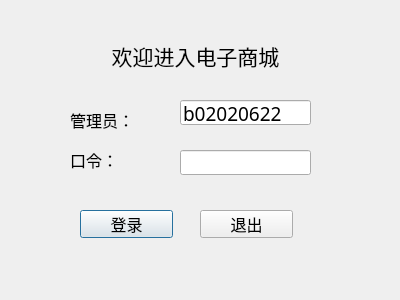
<?xml version="1.0" encoding="UTF-8"?>
<ui version="4.0">
 <class>LoginDialog</class>
 <widget class="QDialog" name="LoginDialog">
  <property name="geometry">
   <rect>
    <x>0</x>
    <y>0</y>
    <width>400</width>
    <height>300</height>
   </rect>
  </property>
  <property name="windowTitle">
   <string>Dialog</string>
  </property>
  <widget class="QLabel" name="label">
   <property name="geometry">
    <rect>
     <x>70</x>
     <y>110</y>
     <width>80</width>
     <height>20</height>
    </rect>
   </property>
   <property name="font">
    <font>
     <family>微软雅黑</family>
     <pointsize>12</pointsize>
    </font>
   </property>
   <property name="text">
    <string>管理员：</string>
   </property>
  </widget>
  <widget class="QLabel" name="label_2">
   <property name="geometry">
    <rect>
     <x>70</x>
     <y>150</y>
     <width>80</width>
     <height>20</height>
    </rect>
   </property>
   <property name="font">
    <font>
     <family>微软雅黑</family>
     <pointsize>12</pointsize>
    </font>
   </property>
   <property name="text">
    <string>口令：</string>
   </property>
  </widget>
  <widget class="QLabel" name="label_3">
   <property name="geometry">
    <rect>
     <x>50</x>
     <y>40</y>
     <width>291</width>
     <height>31</height>
    </rect>
   </property>
   <property name="font">
    <font>
     <family>微软雅黑</family>
     <pointsize>16</pointsize>
    </font>
   </property>
   <property name="text">
    <string>欢迎进入电子商城</string>
   </property>
   <property name="alignment">
    <set>Qt::AlignCenter</set>
   </property>
  </widget>
  <widget class="QLineEdit" name="adminLineEdit">
   <property name="geometry">
    <rect>
     <x>180</x>
     <y>100</y>
     <width>131</width>
     <height>25</height>
    </rect>
   </property>
   <property name="font">
    <font>
     <family>微软雅黑</family>
     <pointsize>14</pointsize>
    </font>
   </property>
   <property name="text">
    <string>b02020622</string>
   </property>
  </widget>
  <widget class="QLineEdit" name="pwdLineEdit">
   <property name="geometry">
    <rect>
     <x>180</x>
     <y>150</y>
     <width>131</width>
     <height>25</height>
    </rect>
   </property>
   <property name="font">
    <font>
     <family>微软雅黑</family>
     <pointsize>14</pointsize>
    </font>
   </property>
   <property name="echoMode">
    <enum>QLineEdit::Password</enum>
   </property>
  </widget>
  <widget class="QPushButton" name="loginPushButton">
   <property name="geometry">
    <rect>
     <x>80</x>
     <y>210</y>
     <width>93</width>
     <height>28</height>
    </rect>
   </property>
   <property name="font">
    <font>
     <family>微软雅黑</family>
     <pointsize>12</pointsize>
    </font>
   </property>
   <property name="text">
    <string>登录</string>
   </property>
  </widget>
  <widget class="QPushButton" name="exitPushButton">
   <property name="geometry">
    <rect>
     <x>200</x>
     <y>210</y>
     <width>93</width>
     <height>28</height>
    </rect>
   </property>
   <property name="font">
    <font>
     <family>微软雅黑</family>
     <pointsize>12</pointsize>
    </font>
   </property>
   <property name="text">
    <string>退出</string>
   </property>
  </widget>
 </widget>
 <resources/>
 <connections/>
</ui>
